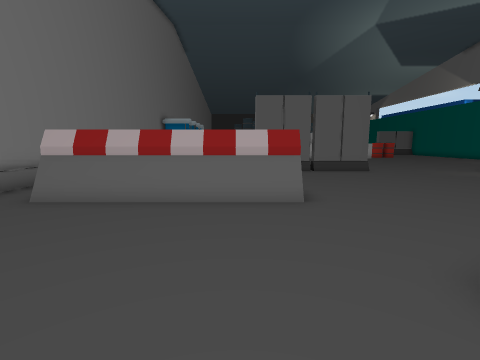
view 1 (above)

24 first-person views from a walk through a 3-D level made in the Unity game engine. The camera is 1.5 m above the floor, tilts 8° down and sees 85° across. The floor is counted in squares, 1 m on a side. Each view is taken from the middle of a square. On the plan, view 1 faces up. The plan holds only what a view shows up to about 14 squares ahead; the rest is blank. The place goes on beyond the plan. Some animated figures are left out.

view 2
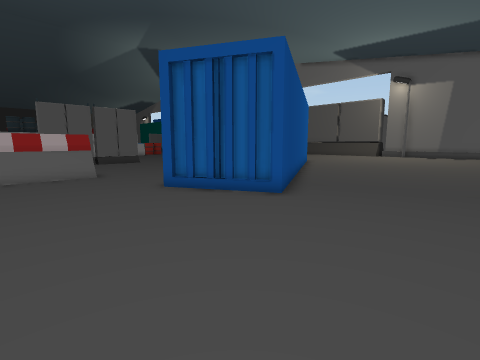

view 3
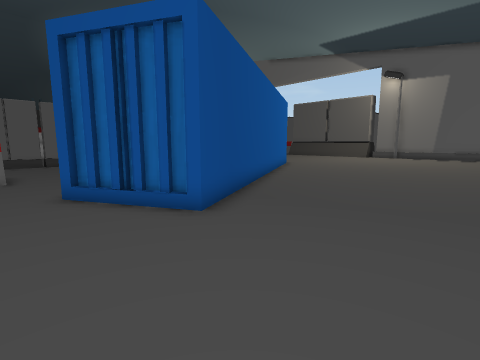

view 4
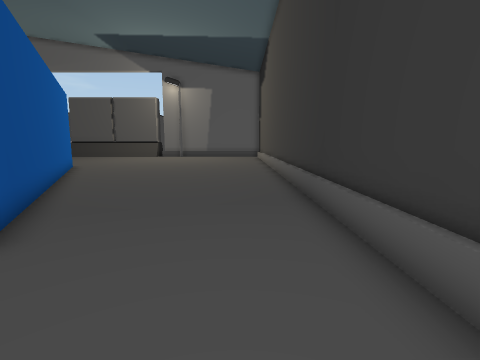

view 5
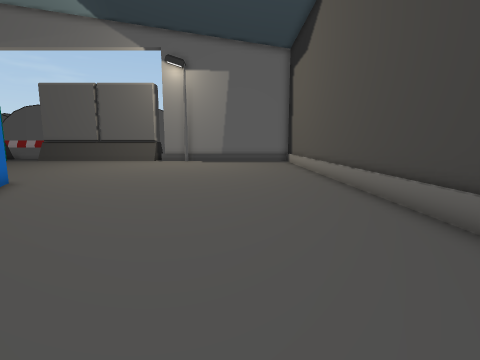

view 6
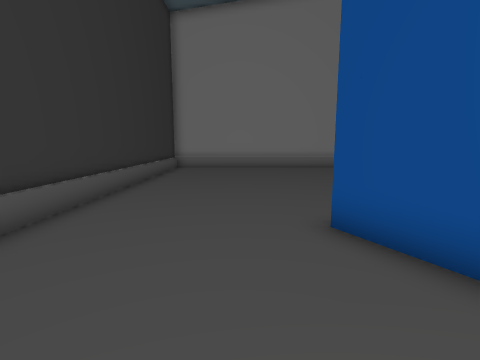

view 7
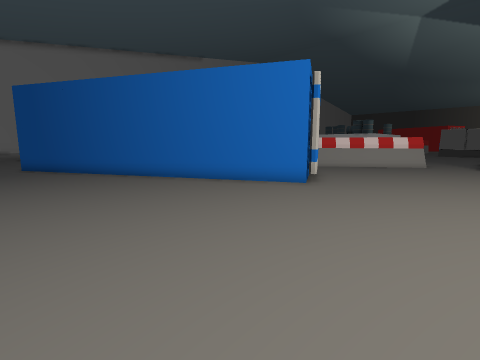

view 8
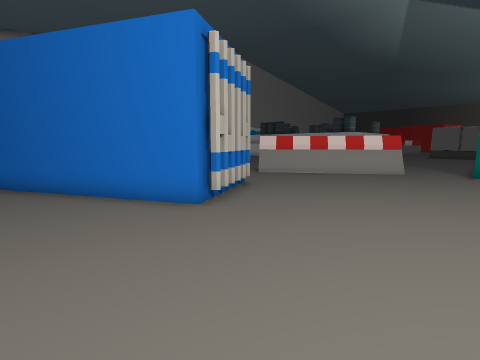

view 9
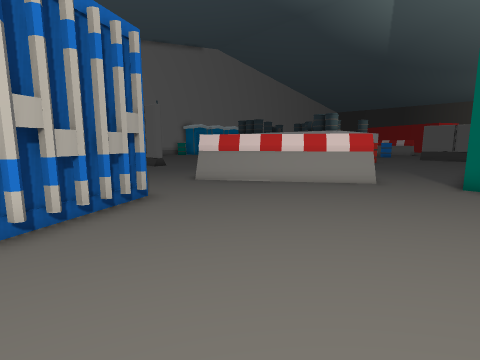

view 10
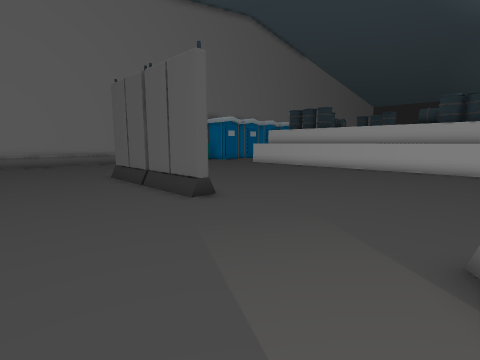

view 11
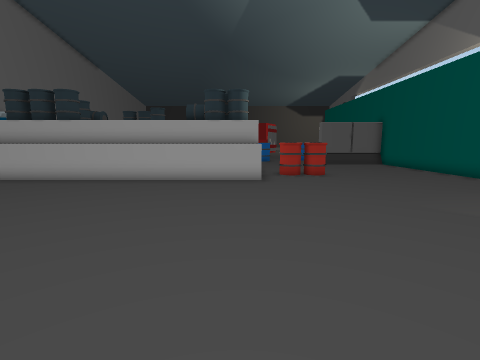

view 12
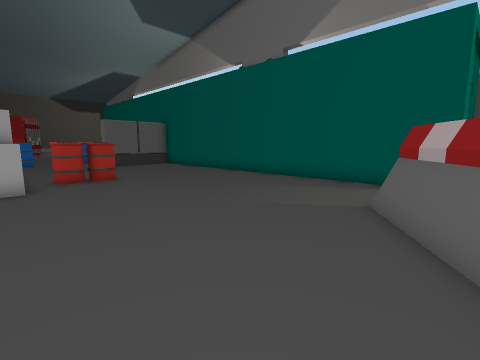

view 13
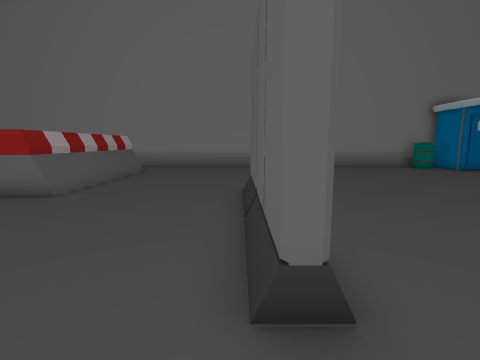

view 14
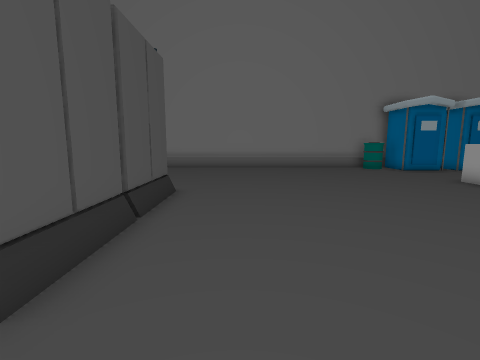

view 15
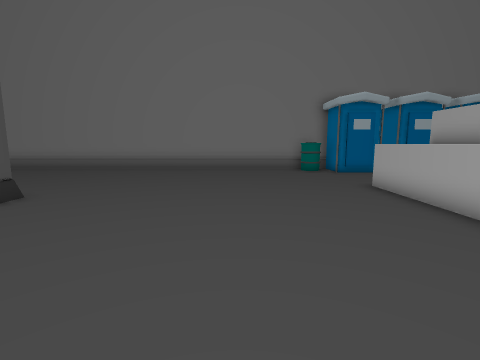

view 16
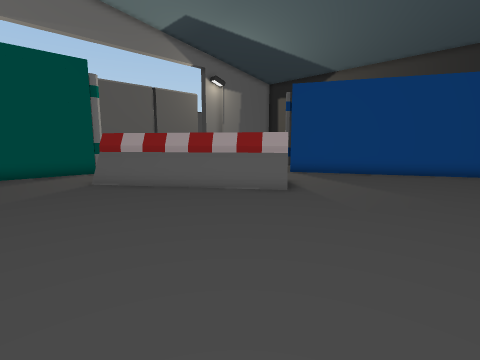

view 17
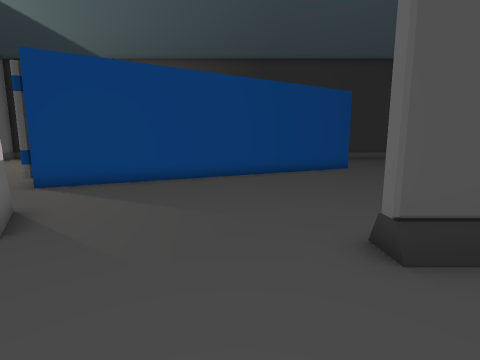

view 18
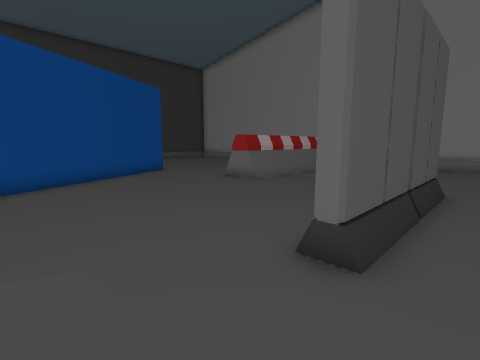

view 19
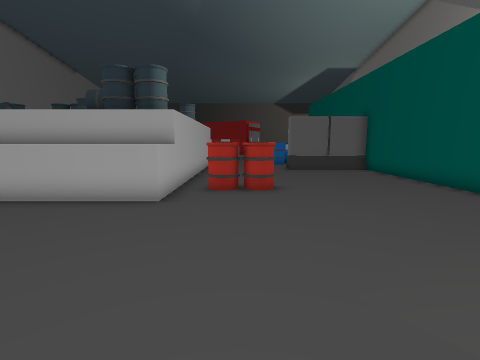

view 20
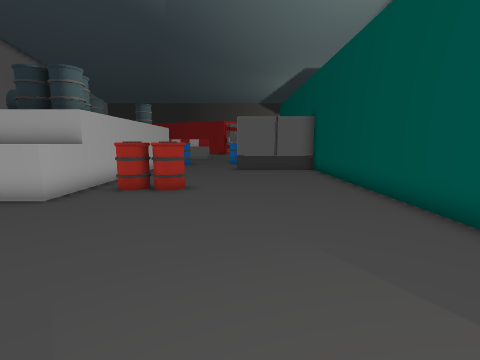

view 21
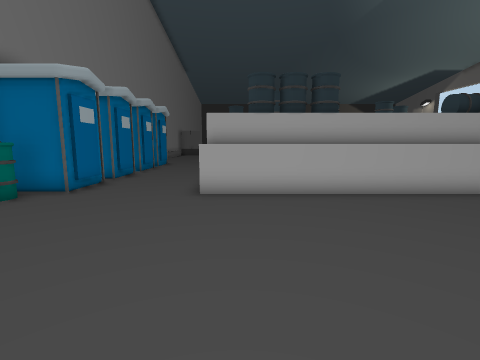

view 22
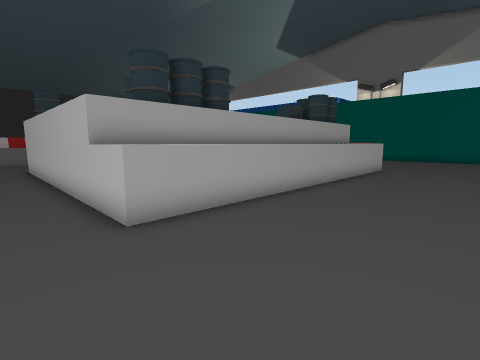

view 23
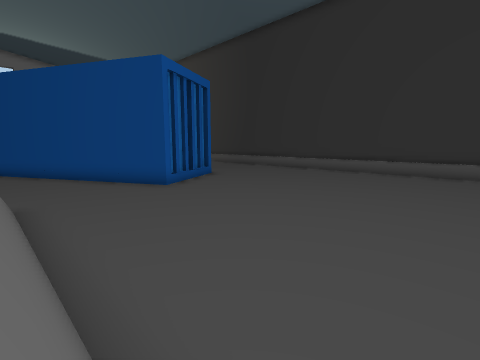

view 24
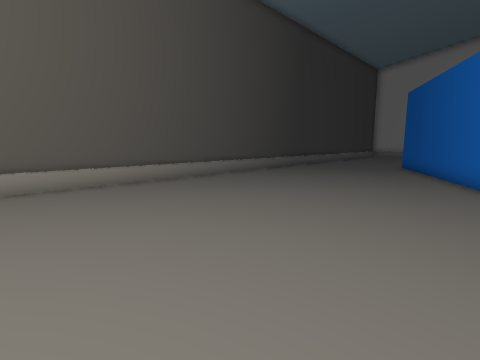

### Floor plan
Key: @ floor where view 1 was taken; # wall or solid block; . floor; ^ raised ledge; O other object.
Columns run from 6 left of view 1 to 23 right of it. Each row starts with its distance up from view 1.
 33 OO  .#             #. ......#
 32 O....#             #. ......#
 31 O....#             #. ......#
 30 OO...#             #........#
 29 O....#             #........#
 28 O....###############OOO.....#
 27 OO...^^            ^O.O.....#
 26 O....^^^^^^^^^^^^^^^........#
 25 O...........................#
 24 ............................#
 23 ............................#
 22 ............................#
 21 ............................#
 20 ............................#
 19 ............................#
 18 .........................O..#
 17 .......................OOO..##
 16 ......................OOOO...#
 15 .......OOOOOOO......OOOOO.....
 14 .......OOOOOO......OOOO.......
 13 ....................OO........
 12 ..............................
 11 ..............................
 10 ..............................
  9  ....................##.......
  8 .OOOOOOO...........#####......
  7 .OOOOOOO.........###   ##.....
  6 ...............###    ###.....
  5 ..............##     ##.......
  4 ............###    ###........
  3 ..........###    ###..........
  2 .........##    ###............
  1 ..........#  ###..............
  0 ......@...####................
 -1 ...........#..................
 -2 ..............................
 -3 ..............................
 -4 ..............................
 -5  .............................
 -6  .............................
 -7  #############################

Positions as (right, up) in squares from view 1, and headings:
1: (0, 0), facing up
2: (-2, -6), facing up-right
3: (1, -6), facing up-right
4: (1, -5), facing right
5: (8, -3), facing right
6: (9, -3), facing left
7: (23, -3), facing up-left
8: (23, 2), facing up-left
9: (23, 6), facing up-left
10: (13, 10), facing up-left
11: (12, 15), facing up
12: (12, 16), facing up-right
13: (9, 14), facing left
14: (9, 17), facing left
15: (8, 21), facing left
16: (8, 21), facing down-right
17: (9, 18), facing down
18: (10, 16), facing down-left
19: (15, 19), facing up
20: (18, 19), facing up
21: (0, 18), facing up
22: (-3, 21), facing up-right
23: (-6, 7), facing down-right
24: (23, 3), facing down-left
